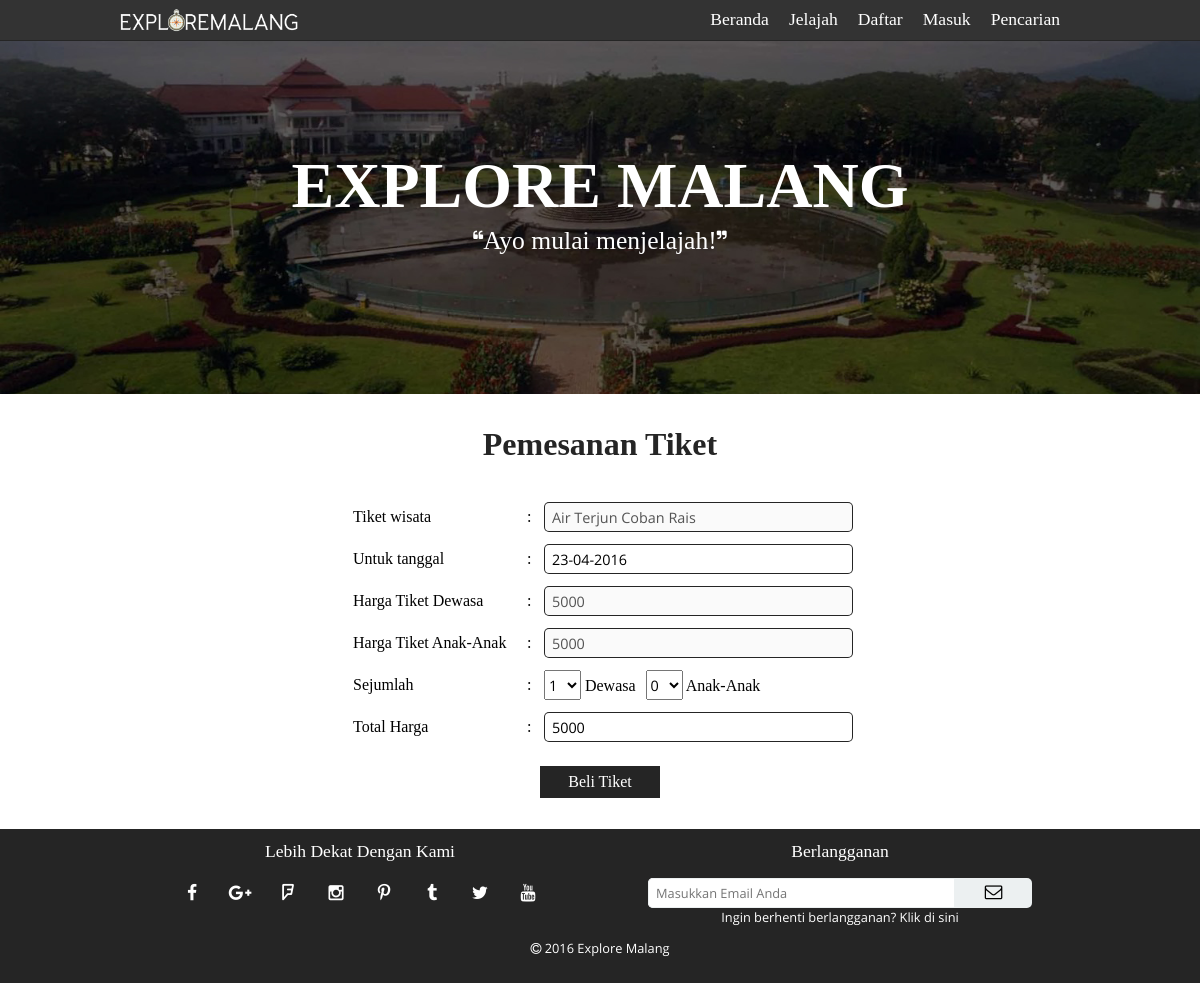
/reservation.php?id=3, run on the app's committed database.
### tables this page shows
CREATE TABLE `tb_place` (
  `idplace` int(3) NOT NULL AUTO_INCREMENT,
  `name` varchar(50) NOT NULL,
  `description` text NOT NULL,
  `picture` varchar(50) NOT NULL DEFAULT 'css/img/place/',
  `category` enum('sport','park','recreation','history','nature') NOT NULL DEFAULT 'nature',
  `pricekid` int(10) NOT NULL DEFAULT '0',
  `priceadult` int(10) NOT NULL DEFAULT '0',
  `distance` int(3) NOT NULL DEFAULT '0',
  PRIMARY KEY (`idplace`)
);

### reservation.php (the view, shortened to what this page needs)
<?php
    require 'template/template-upper.php';
?>
<link rel="stylesheet" type="text/css" href="css/reservation.css">
<div id="reservation-container">
    <h3>Pemesanan Tiket</h3>
    <?php
        if (isset($_GET['id'])==true){
            $tbl_name="tb_place";
            $idplace=$_GET['id'];
            $query="SELECT * FROM $tbl_name WHERE idplace='$idplace'";
            $result=mysql_query($query);
            $data=mysql_fetch_array($result);
            if ($data['priceadult']!=0){
                echo '<form method="post" action="database/purchase.php" name="buy">';
                echo '<table>';
                echo '<tr>';
                echo '<td>Tiket wisata</td>';
                echo '<td>:</td>';
                echo '<td>';
                echo '<input type="text" disabled name="place" value="';
                echo $data['name'];
                echo '">';
                echo '</td>';
                echo '</tr>';
                echo '<tr>';
                echo '<td>Untuk tanggal</td>';
                echo '<td>:</td>';
                echo '<td><input type="text" readonly name="date" id="for" value="';
                $plusthree = strtotime("+ 3 day");
                echo date("d-m-Y",$plusthree);
                echo '" required></td>';
                echo '</tr>';
                echo '<tr>';
                echo '<td>Harga Tiket Dewasa</td>';
                echo '<td>:</td>';
                echo '<td>';
                echo '<input type="text" disabled name="price1" value="';
                echo $data['priceadult'];
                echo '">';
                echo '</td>';
                echo '</tr>';
                echo '<tr>';
                echo '<td>Harga Tiket Anak-Anak</td>';
                echo '<td>:</td>';
                echo '<td>';
                echo '<input type="text" disabled name="price2" value="';
                echo $data['pricekid'];
                echo '">';
                echo '</td>';
                echo '</tr>';
                echo '<tr>';
                echo '<td>Sejumlah</td>';
                echo '<td>:</td>';
                echo '<td>';
                echo '<select name="adult" onchange="countPrice()">';
                echo '<option value="1">1</option>';
                echo '</select>';
                echo ' Dewasa ';
                echo '<select name="kid" onchange="countPrice()">';
                echo '<option value="0">0</option>';
                echo '</select>';
                echo ' Anak-Anak';
                echo '</td>';
                echo '</tr>';
                echo '<tr>';
                echo '<td>Total Harga</td>';
                echo '<td>:</td>';
                echo '<td>';
                echo '<input type="text" readonly name="price" value="';
                echo $data['priceadult'];
                echo '">';
                echo '</td>';
                echo '</tr>';
                echo '<tr>';
                echo '<td colspan="3">';
                echo '<input type="submit" value="Beli Tiket">';
                echo '</td>';
                echo '</tr>';
                echo '</table>';
                echo '</form>';
            }
            else {
                echo '<h3>Wisata ini tidak memerlukan pemesanan tiket</h3>';
            }
        }
        else {
            echo '<h3>Anda masuk dari link yang salah</h3>';
        }
    ?>
</div>
<?php
    require 'template/template-footer.php';
?>

### css/style.css (style rules this page uses)
body { margin: 0; min-height: 100%; }

### css/reservation.css (style rules this page uses)
#reservation-container { width: 80%; margin: auto; text-align: center; }
#reservation-container>h3 { font-size: 2em; font-family: Pseudonym; color: #252525; }
#reservation-container>form>table { width: 500px; margin: auto; font-family: Pseudonym; font-size: 1em; }
#reservation-container>form>table td { height: 40px; vertical-align: middle; }
#reservation-container>form>table td:first-child { width: 170px; }
#reservation-container>form>table td input[type="text"] { height: 30px; width: 100%; border-radius: 5px; padding-left: 8px; padding-right: 8px; font-family: Open-Sans; font-size: 0.9em; border-style: none; margin: 0; margin-left: 6px; box-shadow: inset 0px 0px 0px 1px #252525; }
#reservation-container>form>table td select { height: 30px; width: 37px; margin-left: 6px; font-family: Open-Sans; font-size: 0.9em; }
#reservation-container>form>table td[colspan="3"] { text-align: center; }
#reservation-container>form>table td input[type="submit"] { margin-top: 16px; margin-bottom: 12px; height: 32px; width: 120px; background-color: #252525; color: #fff; font-family: Pseudonym; font-size: 1em; border-style: none; cursor: pointer; }

### data on the page
tb_place: place "Air Terjun Coban Rais", price1 "5000", price2 "5000", price "5000"
